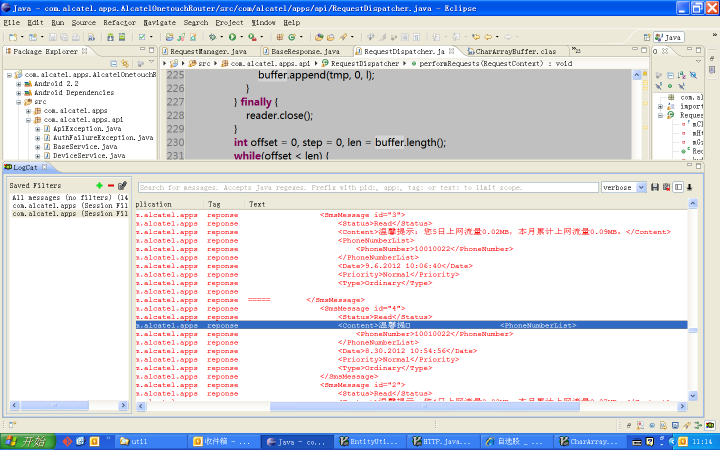
#> input picture python/pil/suberr.png, 1440 x 900 px (shown at 1/2 size); its folder holds 2 pictures in this run
$ python pil-test.py suberr.png   (Python 2 division)   (older library calls are emulated)
#> lines starting #> are read from the running program, lines starting #| are printed output that depends on the picture
#!/usr/bin/env python
#coding:utf-8
'''
    python图片处理
    @author:fc_lamp
    @blog:http://fc-lamp.blog.163.com/
'''
#该代码片段来自于: http://www.sharejs.com/codes/python/5927
import Image, ImageEnhance, ImageFilter
import sys
import glob
import os
import os.path


# [75 lines left out: functions dropShadow, reduce_opacity, watermark, not called in this run]

#等比例压缩图片
def resizeImg(im, **args):
    args_key = {'result':'','dst_w':'','dst_h':'','save_q':75}
    arg = {}
    for key in args_key:
        if key in args:
            arg[key] = args[key]

    ori_w,ori_h = im.size
    widthRatio = heightRatio = None
    ratio = 1
    if (ori_w and ori_w > arg['dst_w']) or (ori_h and ori_h > arg['dst_h']):
        if arg['dst_w'] and ori_w > arg['dst_w']:
            widthRatio = float(arg['dst_w']) / ori_w #正确获取小数的方式
        if arg['dst_h'] and ori_h > arg['dst_h']:
            heightRatio = float(arg['dst_h']) / ori_h
        if widthRatio and heightRatio:
            if widthRatio < heightRatio:
                ratio = widthRatio
            else:
                ratio = heightRatio
        if widthRatio and not heightRatio:
            ratio = widthRatio
        if heightRatio and not widthRatio:
            ratio = heightRatio
        newWidth = int(ori_w * ratio)
        newHeight = int(ori_h * ratio)
    else:
        newWidth = ori_w
        newHeight = ori_h
    print newWidth, newHeight
    im = im.resize((newWidth,newHeight),Image.ANTIALIAS)#.save(arg['result'],quality=arg['save_q'])
    im.save(arg['result'])
    return True

    '''
    Image.ANTIALIAS还有如下值：
    NEAREST: use nearest neighbour
    BILINEAR: linear interpolation in a 2x2 environment
    BICUBIC:cubic spline interpolation in a 4x4 environment
    ANTIALIAS:best down-sizing filter
    '''
#裁剪压缩图片
# [51 lines left out: functions clipResizeImg, waterMark, not called in this run]

def handle_image(source, mark, result, w = 150, h = 150, quality = 35, pos = 'rightlow'):
    im = Image.open(source)
    # [6 lines of commented-out code are left out]
    resizeImg(im, source=source,result=result,dst_w=w,dst_h=h,save_q = quality)
    # [9 lines of commented-out code are left out]


if __name__ == '__main__':
    script_path = os.path.dirname(sys.argv[0])
    files = []
    for format in ["jpg", "png", "gif"]:
        #files.append(glob.glob(os.path.join(script_path, "*." + format)))
        files = files + glob.glob(os.path.join(script_path, "*." + format))
#> pass 2 of the loop `for format in ["jpg", "png", "gif"]:`:

    dest_dir = os.path.join(script_path, "..", "out", "img")
    if not os.path.exists(dest_dir):
        os.mkdir(dest_dir, 0644)

    mark = os.path.join(script_path , 'logo.png')
    for f in files:
        if f == mark:
            continue
        dest = os.path.join(dest_dir,  os.path.basename(f))
        handle_image(f, mark, dest)
#> in handle_image, im is the input picture: PIL image 1440x900 RGB; mean R, G, B 217.7, 219.2, 224.5
#| 150 93
#> in resizeImg, `im = im.resize((newWidth,newHeight),Image.ANTIALIAS)#.save(arg['result..`:
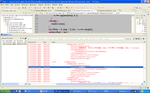
#> im: PIL image 150x93 RGB; mean R, G, B 217.5, 219, 224.2
#> pass 2 of the loop `for f in files:`:
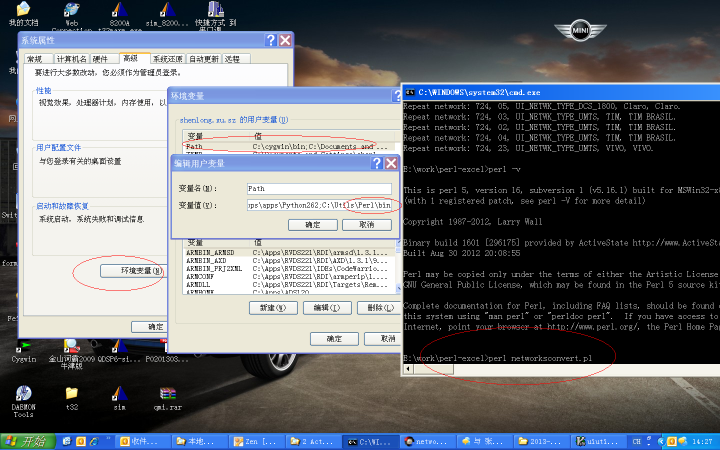
#> input picture python/pil/suberrss.png, 1440 x 900 px (shown at 1/2 size)
#> in handle_image, im is the input picture: PIL image 1440x900 RGB; mean R, G, B 106, 109.7, 114.6
#| 150 93
#> in resizeImg (call 2), `im = im.resize((newWidth,newHeight),Image.ANTIALIAS)#.save(arg['result..`:
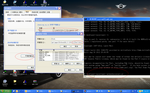
#> im: PIL image 150x93 RGB; mean R, G, B 106.2, 109.9, 114.8
